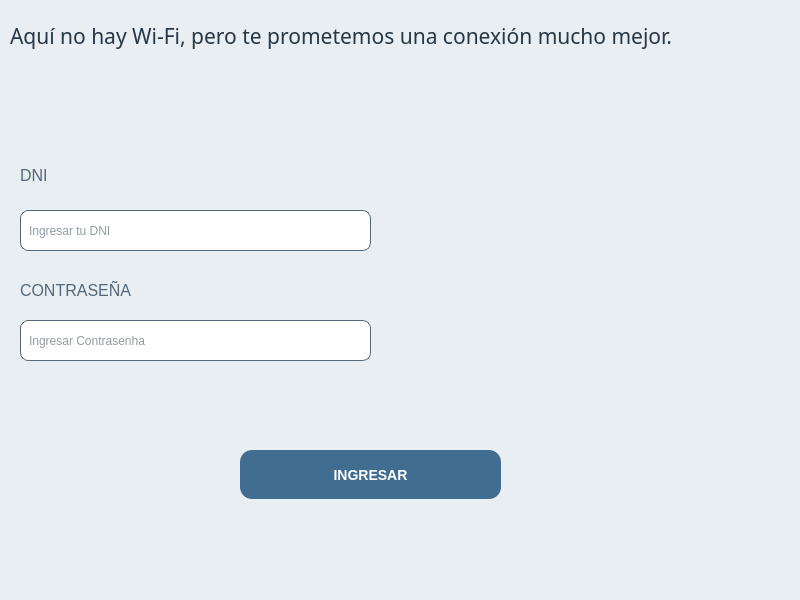
<?xml version="1.0" encoding="UTF-8"?>
<ui version="4.0">
 <class>MainWindow</class>
 <widget class="QMainWindow" name="MainWindow">
  <property name="geometry">
   <rect>
    <x>0</x>
    <y>0</y>
    <width>800</width>
    <height>600</height>
   </rect>
  </property>
  <property name="windowTitle">
   <string>MainWindow</string>
  </property>
  <property name="styleSheet">
   <string notr="true">background-color: rgb(233, 238, 242);</string>
  </property>
  <widget class="QWidget" name="centralwidget">
   <widget class="QLabel" name="label">
    <property name="geometry">
     <rect>
      <x>10</x>
      <y>0</y>
      <width>791</width>
      <height>71</height>
     </rect>
    </property>
    <property name="font">
     <font>
      <family>Bradley Hand ITC</family>
      <pointsize>16</pointsize>
      <weight>50</weight>
      <italic>false</italic>
      <bold>false</bold>
     </font>
    </property>
    <property name="styleSheet">
     <string notr="true">color: rgb(38, 55, 70);</string>
    </property>
    <property name="text">
     <string>Aquí no hay Wi-Fi, pero te prometemos una conexión mucho mejor.</string>
    </property>
   </widget>
   <widget class="QLabel" name="lbl_dni">
    <property name="geometry">
     <rect>
      <x>20</x>
      <y>150</y>
      <width>101</width>
      <height>51</height>
     </rect>
    </property>
    <property name="font">
     <font>
      <family>Arial</family>
      <pointsize>12</pointsize>
      <weight>50</weight>
      <bold>false</bold>
     </font>
    </property>
    <property name="styleSheet">
     <string notr="true">color: rgb(83, 103, 121);</string>
    </property>
    <property name="text">
     <string>DNI</string>
    </property>
   </widget>
   <widget class="QLabel" name="lbl_contrasenha">
    <property name="geometry">
     <rect>
      <x>20</x>
      <y>270</y>
      <width>301</width>
      <height>41</height>
     </rect>
    </property>
    <property name="font">
     <font>
      <family>Arial</family>
      <pointsize>12</pointsize>
      <weight>50</weight>
      <bold>false</bold>
     </font>
    </property>
    <property name="styleSheet">
     <string notr="true">color: rgb(83, 103, 121);</string>
    </property>
    <property name="text">
     <string>CONTRASEÑA</string>
    </property>
   </widget>
   <widget class="QPushButton" name="btn_ingresar">
    <property name="geometry">
     <rect>
      <x>240</x>
      <y>450</y>
      <width>261</width>
      <height>49</height>
     </rect>
    </property>
    <property name="styleSheet">
     <string notr="true">QPushButton {
    background-color: #416D91;
    color: #FFFFFF;
    border: none;
    border-radius: 12px;
    padding: 12px 35px;
    min-width: 130px;
    min-height: 25px;
    font-size: 14px;
    font-weight: bold;
}

QPushButton:hover {
    background-color: #34495E;
}

QPushButton:pressed {
    background-color: #263746;
}

QPushButton:hover {
    background-color: #34495E;
}

QPushButton:pressed {
    background-color: #263746;
}</string>
    </property>
    <property name="text">
     <string>INGRESAR</string>
    </property>
   </widget>
   <widget class="QLineEdit" name="txt_dni">
    <property name="geometry">
     <rect>
      <x>20</x>
      <y>210</y>
      <width>351</width>
      <height>41</height>
     </rect>
    </property>
    <property name="styleSheet">
     <string notr="true">QLineEdit {
    background-color: #FFFFFF;
    color: #263746;
    border: 1px solid #536779;
    border-radius: 8px;
    padding: 6px;
}</string>
    </property>
    <property name="maxLength">
     <number>8</number>
    </property>
    <property name="placeholderText">
     <string>Ingresar tu DNI</string>
    </property>
   </widget>
   <widget class="QLineEdit" name="txt_contrasenha">
    <property name="geometry">
     <rect>
      <x>20</x>
      <y>320</y>
      <width>351</width>
      <height>41</height>
     </rect>
    </property>
    <property name="styleSheet">
     <string notr="true">QLineEdit {
    background-color: #FFFFFF;
    color: #263746;
    border: 1px solid #536779;
    border-radius: 8px;
    padding: 6px;
}</string>
    </property>
    <property name="echoMode">
     <enum>QLineEdit::Password</enum>
    </property>
    <property name="placeholderText">
     <string>Ingresar Contrasenha</string>
    </property>
   </widget>
   <widget class="QLabel" name="label_4">
    <property name="geometry">
     <rect>
      <x>390</x>
      <y>90</y>
      <width>401</width>
      <height>321</height>
     </rect>
    </property>
    <property name="text">
     <string/>
    </property>
    <property name="pixmap">
     <pixmap>../recursos/IMAGEN PARA LOGIN.jpg</pixmap>
    </property>
    <property name="scaledContents">
     <bool>true</bool>
    </property>
   </widget>
  </widget>
  <widget class="QMenuBar" name="menubar">
   <property name="geometry">
    <rect>
     <x>0</x>
     <y>0</y>
     <width>800</width>
     <height>26</height>
    </rect>
   </property>
  </widget>
  <widget class="QStatusBar" name="statusbar"/>
 </widget>
 <resources/>
 <connections/>
</ui>
